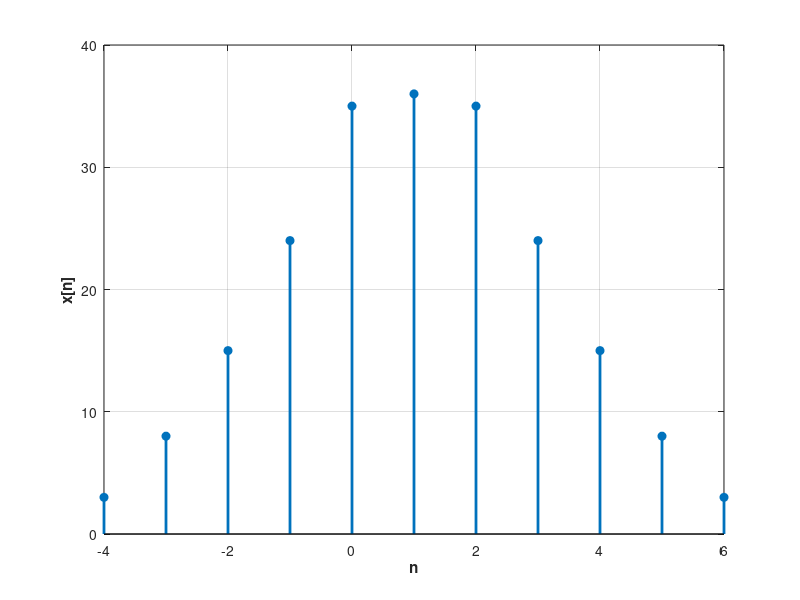

The MATLAB source for this figure:
clc;
clear;
close all;

% -----------------------------
% Signal and index
% -----------------------------
x = [1 2 3 4 5 6 7 6 5 4 3 2 1];
n = -6:6;          % must match x length

% -----------------------------
% Time indices
% -----------------------------
n2 = n;            % x[n]
n3 = n + 2;        % x[n-2]

x2 = x;
x3 = x;

% -----------------------------
% Signal multiplication
% -----------------------------
n_start = max(min(n2), min(n3));
n_end   = min(max(n2), max(n3));
n_out = n_start:n_end;

y = zeros(1,length(n_out));

for i = 1:length(n_out)

    % x[n]
    idx2 = find(n2 == n_out(i));
    if ~isempty(idx2)
        v2 = x2(idx2);
    else
        v2 = 0;
    end

    % x[n-2]
    idx3 = find(n3 == n_out(i));
    if ~isempty(idx3)
        v3 = x3(idx3);
    else
        v3 = 0;
    end

    y(i) = v2 * v3;
end

% -----------------------------
% Plot
% -----------------------------
stem(n_out, y, 'filled', 'LineWidth', 2)
grid on
xlabel('n','FontWeight','bold')
ylabel('x[n]','FontWeight','bold')
